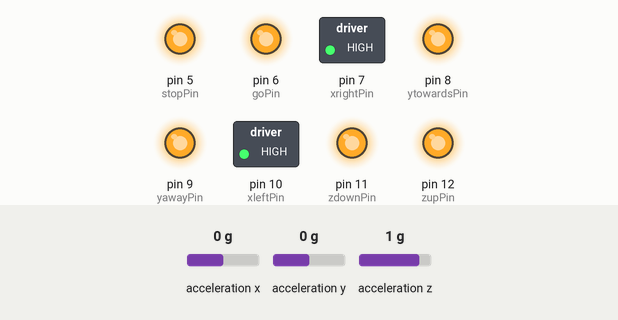
The sketch below on a simulated Arduino Leonardo, built with avr-gcc and run on an emulated ATmega32U4. Shown: switched loads named in the sketch (green lamp = pin HIGH), output pins drawn as LEDs (lit = HIGH). The test bench sets the inputs (shaded band); at power-on: acceleration x 0 g, acceleration y 0 g, acceleration z 1 g. What the sketch prints to the serial monitor is not drawn.

Above: at 1.2 s.
1.3 s: acceleration x set to -0.2 g
2.8 s: acceleration x set to -0.5 g
At 3.9 s:
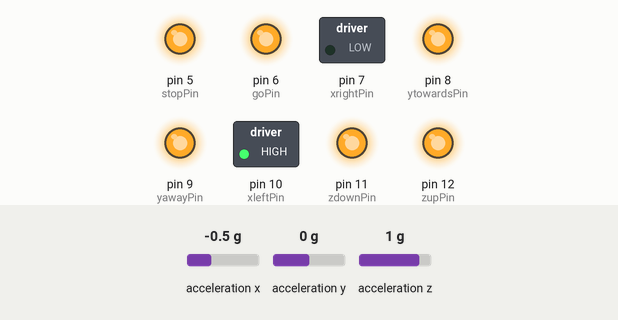
4.3 s: acceleration y set to -0.2 g
5.8 s: acceleration y set to -0.5 g
At 6.3 s:
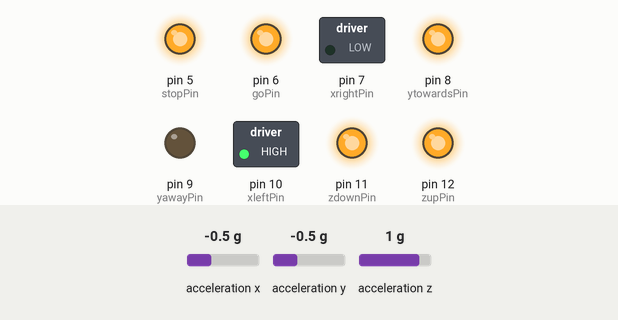
7.3 s: acceleration x set to 0.8 g
At 8.5 s:
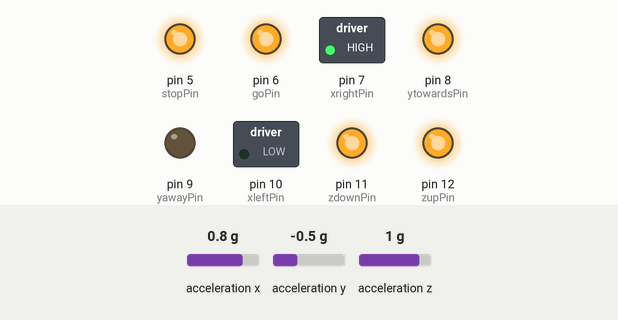
8.8 s: acceleration z set to 1.2 g
10.3 s: acceleration z set to 1.5 g
At 10.7 s:
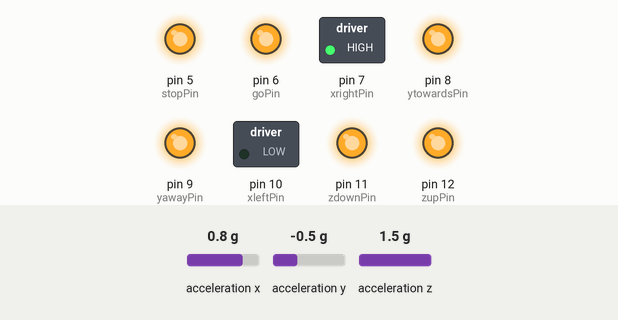
Timing chart, 0 to 12.8 s (numbered marks = the images above; inputs shaded):
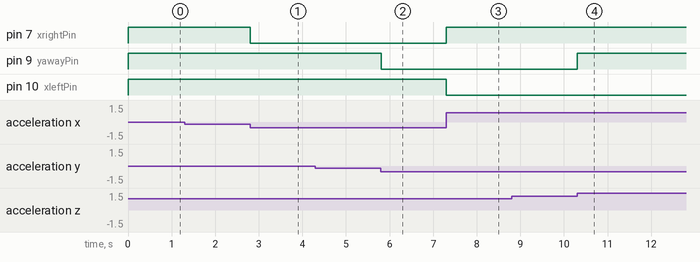

The sketch:

g-robot-control.ino
```cpp
// Basic demo for accelerometer readings from Adafruit LIS3DH

#include <Wire.h>
#include <SPI.h>
#include <Adafruit_LIS3DH.h>
#include <Adafruit_Sensor.h>

// Used for software SPI
#define LIS3DH_CLK 13
#define LIS3DH_MISO 12
#define LIS3DH_MOSI 11
// Used for hardware & software SPI
#define LIS3DH_CS 10

int xangle1 = 0;
int yangle1 = 0;
int xangle2 = 0;
int yangle2 = 0;


int xleftPin = 10;
int xrightPin = 7;
int yawayPin = 9;
int ytowardsPin = 8;
int zdownPin = 11;
int zupPin = 12;
int goPin = 6;
int stopPin = 5;

// software SPI
//Adafruit_LIS3DH lis = Adafruit_LIS3DH(LIS3DH_CS, LIS3DH_MOSI, LIS3DH_MISO, LIS3DH_CLK);
// hardware SPI
//Adafruit_LIS3DH lis = Adafruit_LIS3DH(LIS3DH_CS);
// I2C
Adafruit_LIS3DH lis = Adafruit_LIS3DH();
Adafruit_LIS3DH lis2 = Adafruit_LIS3DH();

void setup(void) {
    pinMode(xleftPin,OUTPUT);
    pinMode(xrightPin,OUTPUT);
    pinMode(yawayPin,OUTPUT);
    pinMode(ytowardsPin,OUTPUT);
    pinMode(zdownPin,OUTPUT);
    pinMode(zupPin,OUTPUT);
    pinMode(goPin,OUTPUT);
    pinMode(stopPin,OUTPUT);
    digitalWrite(xleftPin,HIGH);
    digitalWrite(xrightPin,HIGH);
    digitalWrite(yawayPin,HIGH);
    digitalWrite(ytowardsPin,HIGH);
    digitalWrite(zdownPin,HIGH);
    digitalWrite(zupPin,HIGH);
    digitalWrite(goPin,HIGH);
    digitalWrite(stopPin,HIGH);


  Serial.begin(115200);
  while (!Serial) delay(10);     // will pause Zero, Leonardo, etc until serial console opens

//  Serial.println("LIS3DH test!");

  if (! lis.begin(0x19)) {   // change this to 0x19 for alternative i2c address
    Serial.println("Couldnt start");
    while (1) yield();
  }
  if (! lis2.begin(0x18)) {   // change this to 0x19 for alternative i2c address
    Serial.println("Couldnt start");
    while (1) yield();
  }
}

void loop() {
  lis.read();      // get X Y and Z data at once
  lis2.read();
  /* Or....get a new sensor event, normalized */
  sensors_event_t event;
  lis.getEvent(&event);
  sensors_event_t event2;
  lis2.getEvent(&event2);
  /* Display the results (acceleration is measured in m/s^2) */

//  Serial.print(event.acceleration.x);Serial.print(",");
//  Serial.print(event.acceleration.y);Serial.print(",");
//  Serial.print(event.acceleration.z);Serial.print(",");

xangle1 = int(atan2(event.acceleration.x,event.acceleration.z)*180/3.14159);
yangle1 = int(atan2(event.acceleration.y,event.acceleration.z)*180/3.14159);
xangle2 = int(atan2(event2.acceleration.x,event2.acceleration.z)*180/3.14159);
yangle2 = int(atan2(event2.acceleration.y,event2.acceleration.z)*180/3.14159);


if(xangle1 < -20 && xangle2 < -20){
  Serial.println("RIGHT");
  digitalWrite(xrightPin,LOW);
}
else{
  digitalWrite(xrightPin,HIGH);
}

if(xangle1 > 20 && xangle2 > 20){
  Serial.println("LEFT");
  digitalWrite(xleftPin,LOW);
}
else{
  digitalWrite(xleftPin,HIGH);
}

if(yangle1 < -20 && yangle2 < -20){
  Serial.println("AWAY");
  digitalWrite(yawayPin,LOW);
}
else{
    digitalWrite(yawayPin,HIGH);
}

if(yangle1 > 20 && yangle2 > 20){
  Serial.println("TOWARDS");
  digitalWrite(ytowardsPin,LOW);
}
else{
  digitalWrite(ytowardsPin,HIGH);
}

if(xangle1 < -20 && xangle2 > 20){
  Serial.println("UP");
  digitalWrite(zupPin,LOW);
}
else{
  digitalWrite(zupPin,HIGH);
}

if(xangle1 > 20 && xangle2 < -20){
  Serial.println("DOWN");
  digitalWrite(zdownPin,LOW);
}
else{
  digitalWrite(zdownPin,HIGH);
}


//  Serial.print(event2.acceleration.x);Serial.print(",");
 // Serial.print(event2.acceleration.y);Serial.print(",");
  //Serial.print(event2.acceleration.z);

 // Serial.println();

//  delay(200);
}
```

Measured:
- the behaviour switches between -0.3 and -0.4 g on acceleration x (found by bisection; images 0 and 1)
- the behaviour switches between -0.3 and -0.4 g on acceleration y (found by bisection; images 1 and 2)
- the behaviour switches between 1.3 and 1.4 g on acceleration z (found by bisection; images 3 and 4)
- after the input at 2.8 s, pin 7 (xrightPin): HIGH → LOW at once
- after the input at 5.8 s, pin 9 (yawayPin): HIGH → LOW at once
- after the input at 7.3 s, pin 7 (xrightPin): LOW → HIGH at once; pin 10 (xleftPin): HIGH → LOW at once
- after the input at 10.3 s, pin 9 (yawayPin): LOW → HIGH at once
